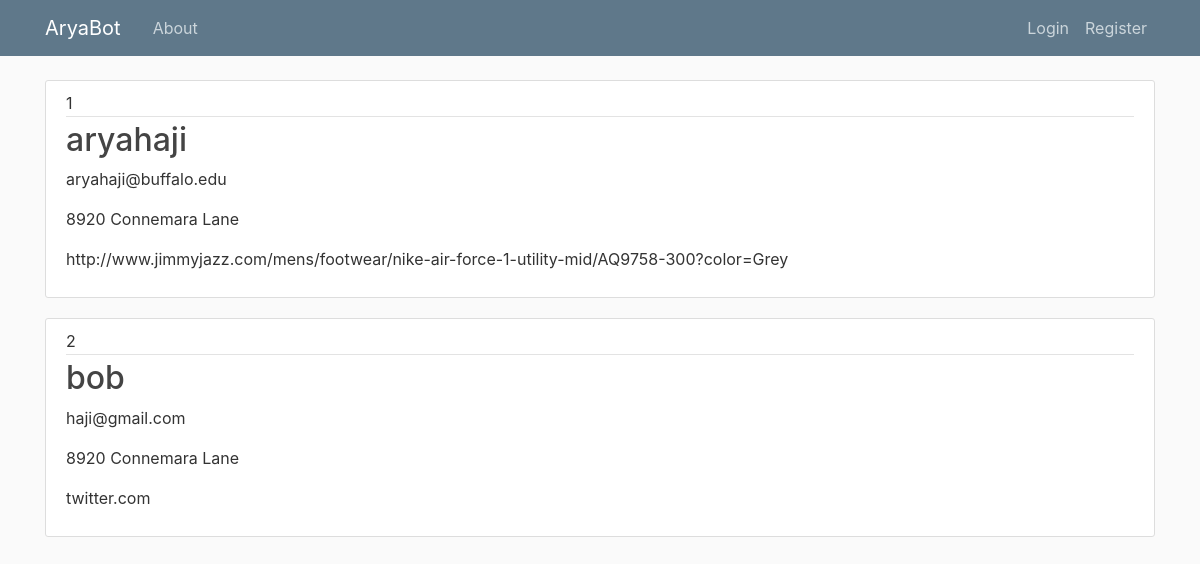
/account/profiles, run on the app's committed database.
### BotFlask/models.py (models this page shows, shortened)
class Profile(db.Model):
    id = db.Column(db.Integer, primary_key = True)
    profileName = db.Column(db.String(), nullable = False)
    firstName = db.Column(db.String(20), nullable = False)
    lastName = db.Column(db.String(30), nullable = False)
    email = db.Column(db.String(), nullable = False)
    phone = db.Column(db.String(), nullable = False)
    address = db.Column(db.String(), nullable = False)
    address1 = db.Column(db.String(), nullable = True)
    city = db.Column(db.String(), nullable = False)
    state = db.Column(db.String(), nullable = False)
    zipCode = db.Column(db.String(), nullable = False)
    country = db.Column(db.String(), nullable = False)
    cc = db.Column(db.String(16), nullable = False)
    expMonth = db.Column(db.String(2), nullable = False)
    expYear = db.Column(db.String(2), nullable = False)
    cvv = db.Column(db.String(4), nullable = False)
    url = db.Column(db.String(), nullable = False)
    user_id = db.Column(db.Integer, db.ForeignKey('user.id'))

### BotFlask/routes.py (the view)
@app.route('/account/profiles', methods=['GET', 'POST'])
def profiles():
    profiles = Profile.query.all()
    return render_template('account.html', title="Profiles", profiles=profiles)

### BotFlask/templates/account.html (shortened to what this page needs)
{% extends "layout.html" %}
{% block content %}
    {% for profile in profiles %}
        <article class="media content-section">
            <div class="media-body">
                <div class="article-metadata">
                    <a class="mr-2">{{ profile.id }}</a>
                </div>
                <h2><a class="article-title" href="{{ url_for('selectedProfile', profile_id=profile.id) }}">{{ profile.profileName }}</a></h2>
                <p class="article-content">{{ profile.email }}</p>
                <p class="article-content">{{ profile.address }}</p>
                <p class="article-content">{{ profile.url }}</p>
            </div>
        </article>
    {% endfor %}
{% endblock content %}

### BotFlask/static/style.css (style rules this page uses)
body { background: #fafafa; color: #333333; margin-top: 5rem; }
.content-section { background: #ffffff; padding: 10px 20px; border: 1px solid #dddddd; border-radius: 3px; margin-bottom: 20px; }
.article-title { color: #444444; }
h1, h2, h3, h4, h5, h6 { color: #444444; }
.article-content { white-space: pre-line; }
.article-metadata { padding-bottom: 1px; margin-bottom: 4px; border-bottom: 1px solid #e3e3e3 }

### data on the page
Profile: id "1", profileName "aryahaji", email "aryahaji@buffalo.edu", address "8920 Connemara Lane", url "http://www.jimmyjazz.com/mens/footwear/nike-air-force-1-utility-mid/AQ9758-300?color=Grey"
Profile: id "2", profileName "bob", email "haji@gmail.com", address "8920 Connemara Lane", url "twitter.com"
